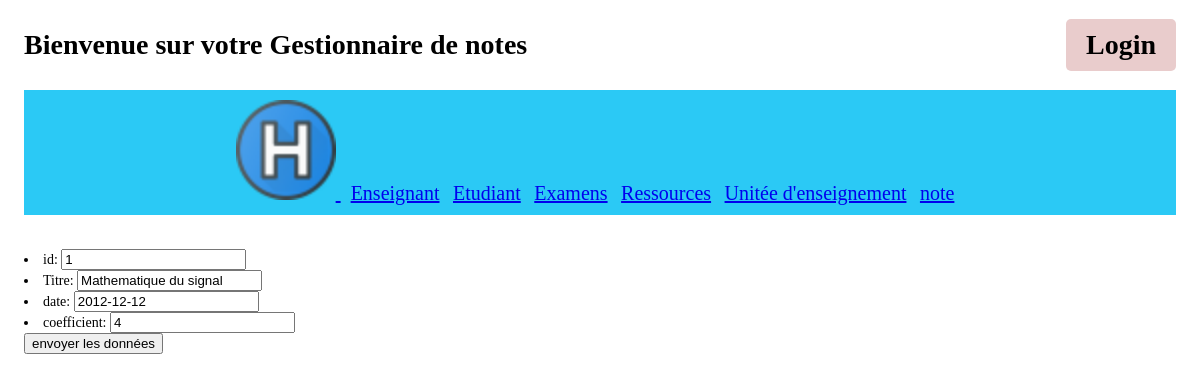
Screenshot of /gestionnote/update/1 with the database file from the repository.
### gestionnote/models.py (models this page shows, shortened)
class Examens(models.Model):
    id = models.IntegerField(primary_key = True, default=None)
    titre = models.CharField(max_length=100)
    date = models.DateField(max_length=10)
    coefficient = models.IntegerField(blank=False)

### gestionnote/views.py (the view)
# urls.py: path('update/<int:id>', views.update, name='update',),
def update(request, id):
    examens = get_object_or_404(models.Examens, pk=id)
    form = ExamensForm(instance=examens)
    """
    if request.method == 'POST':
        form = LivreForm(instance=livre)
        if form.is_valid():
            form.save()
            return redirect('nom-de-la-page')
    """
    return render(request, 'gestionnote/update.html', {'form': form, 'id': id})

### gestionnote/forms.py
class ExamensForm(ModelForm):
    class Meta:
        model = models.Examens
        fields = ('id','titre', 'date', 'coefficient')
        labels = {
            'id' :_('id'),
            'titre' : _('Titre'),
            'date' : _('date') ,
            'coefficient' : _('coefficient'),
        }

### gestionnote/templates/gestionnote/update.html (shortened to what this page needs)
{% extends 'gestionnote/main.html' %}
{% block content %}
    <form method="post" action="/gestionnote/traitementupdate/{{id}}">
    {{ form.as_ul }}
    <input type="submit" value="envoyer les données" />
{% endblock %}

### gestionnote/static/gestionnote/styles.css (style rules this page uses)
body { font-family: Arial, sans-serif; margin: 0 2%; padding: 0; font-family: "Raleway"; font-size: 14px; font-weight: 500; -webkit-font-smoothing: antialiased; }

### rows the page displays
Examens: id "1", titre "Mathematique du signal", date "2012-12-12", coefficient "4"
